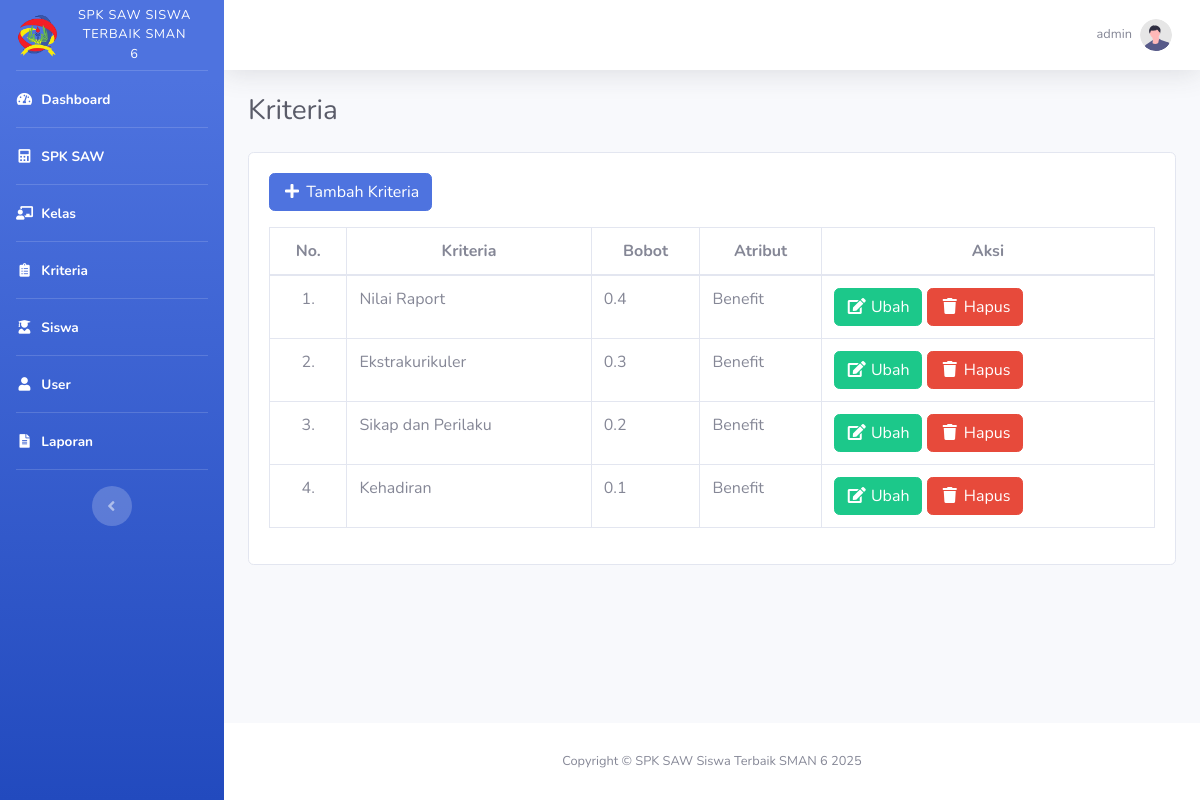
Screenshot of /kriteria.php (signed in) with the database file from the repository.
### tables this page shows
CREATE TABLE `user` (
  `id_user` int(11) NOT NULL,
  `username` varchar(100) NOT NULL,
  `password` varchar(255) NOT NULL,
  `nama` varchar(100) NOT NULL,
  `jabatan` enum('Admin','Petugas') NOT NULL,
  `dibuat_pada` datetime NOT NULL
);

CREATE TABLE `kriteria` (
  `id_kriteria` int(11) NOT NULL,
  `kriteria` varchar(100) NOT NULL,
  `bobot` float NOT NULL,
  `atribut` enum('Benefit','Cost') NOT NULL
);

### connection.php (called while the page is built, shortened)
<?php
	$host = 'localhost';
	$user = 'root';
	$pass = '';
	$database = 'spk_saw_siswa_terbaik_sman_6';
	$conn = mysqli_connect($host, $user, $pass, $database);
    if (isset($_SESSION['id_user'])) {
    	$id_user = $_SESSION['id_user'];
		$dataUser = mysqli_fetch_assoc(mysqli_query($conn, "SELECT * FROM user WHERE id_user = $id_user"));
	}
?>

### kriteria.php (the view, shortened to what this page needs)
<?php
    require_once 'connection.php';
    $kriteria = mysqli_query($conn, "SELECT * FROM kriteria");
?>
<!DOCTYPE html>
<html lang="en">
<head>
    <?php include_once 'include/head.php'; ?>
</head>
<body id="page-top">
    <div id="wrapper">
        <?php include_once 'include/sidebar.php'; ?>
        <div id="content-wrapper" class="d-flex flex-column">
            <div id="content">
                <?php include_once 'include/topbar.php'; ?>
                <div class="container-fluid">
                    <div class="d-sm-flex align-items-center justify-content-between mb-4">
                        <h1 class="h3 mb-0 text-gray-800">Kriteria</h1>
                    </div>
                    <div class="row">
                        <div class="col">
                            <div class="card">
                                <div class="card-body">
                                    <?php if ($dataUser['jabatan'] == 'Admin'): ?>
                                        <a href="tambah_kriteria.php" class="btn btn-primary mb-3"><i class="fas fa-fw fa-plus"></i> Tambah Kriteria</a>
                                    <?php endif ?>
                                    <div class="table-responsive">
                                        <table class="table table-bordered">
                                            <thead>
                                                <tr>
                                                    <th class="text-center">No.</th>
                                                    <th class="text-center">Kriteria</th>
                                                    <th class="text-center">Bobot</th>
                                                    <th class="text-center">Atribut</th>
                                                    <?php if ($dataUser['jabatan'] == 'Admin'): ?>
                                                        <th class="text-center">Aksi</th>
                                                    <?php endif ?>
                                                </tr>
                                            </thead>
                                            <tbody>
                                                <?php $i = 1; ?>
                                                <?php foreach ($kriteria as $dk): ?>
                                                    <tr>
                                                        <td class="text-center"><?= $i++; ?>.</td>
                                                        <td><?= $dk['kriteria']; ?></td>
                                                        <td><?= $dk['bobot']; ?></td>
                                                        <td><?= $dk['atribut']; ?></td>
                                                        <?php if ($dataUser['jabatan'] == 'Admin'): ?>
                                                            <td>
                                                                <a href="ubah_kriteria.php?id_kriteria=<?= $dk['id_kriteria']; ?>" class="btn btn-success"><i class="fas fa-fw fa-edit"></i> Ubah</a>
                                                                <a href="hapus_kriteria.php?id_kriteria=<?= $dk['id_kriteria']; ?>" class="btn btn-danger btn-delete" data-nama="<?= $dk['kriteria']; ?>"><i class="fas fa-fw fa-trash"></i> Hapus</a>
                                                            </td>
                                                        <?php endif ?>
                                                    </tr>
                                                <?php endforeach ?>
                                            </tbody>
                                        </table>
                                    </div>
                                </div>
                            </div>
                        </div>
                    </div>
                </div>
            </div>
            <footer class="sticky-footer bg-white">
                <div class="container my-auto">
                    <div class="copyright text-center my-auto">
                        <span>Copyright &copy; SPK SAW Siswa Terbaik SMAN 6 2025</span>
                    </div>
                </div>
            </footer>
        </div>
    </div>
</body>
</html>

### include/topbar.php (shortened to what this page needs)
<nav class="navbar navbar-expand navbar-light bg-white topbar mb-4 static-top shadow">
    <ul class="navbar-nav ml-auto">
        <li class="nav-item dropdown no-arrow">
            <a class="nav-link dropdown-toggle" href="#" id="userDropdown" role="button"
                data-toggle="dropdown" aria-haspopup="true" aria-expanded="false">
                <span class="mr-2 d-none d-lg-inline text-gray-600 small"><?= $dataUser['username']; ?></span>
                <img class="img-profile rounded-circle"
                    src="img/undraw_profile.svg">
            </a>
        </li>
    </ul>
</nav>

### rows the page displays
user: username "admin"
kriteria: kriteria "Nilai Raport", bobot "0.4", atribut "Benefit"
kriteria: kriteria "Ekstrakurikuler", bobot "0.3", atribut "Benefit"
kriteria: kriteria "Sikap dan Perilaku", bobot "0.2", atribut "Benefit"
kriteria: kriteria "Kehadiran", bobot "0.1", atribut "Benefit"
